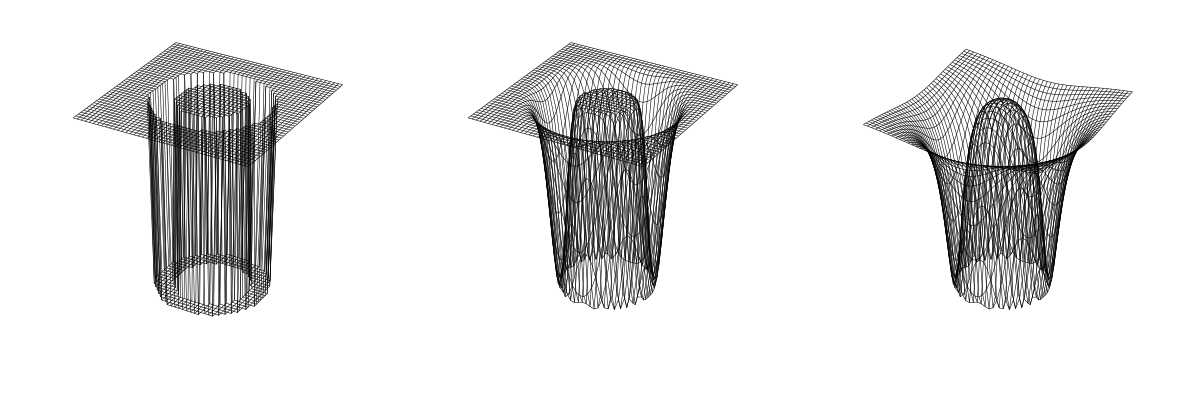

The Python source for this figure:
import sys
import numpy as np
import matplotlib.pyplot as plt
from mpl_toolkits.mplot3d import Axes3D  # noqa: F401
from libDIPUM.bandfilter import bandfilter

# Parameters
r = 12

# Ideal
H = np.fft.fftshift(bandfilter('ideal', 'reject', 512, 512, 128, 60))
H1 = H[::r, ::r]

# Gaussian
H = np.fft.fftshift(bandfilter('gaussian', 'reject', 512, 512, 128, 60))
H2 = H[::r, ::r]

# Butterworth
H = np.fft.fftshift(bandfilter('butterworth', 'reject', 512, 512, 128, 60, 1))
H3 = H[::r, ::r]

# Display figure 1 (mesh)
fig1 = plt.figure(figsize=(12, 4))

ax1 = fig1.add_subplot(1, 3, 1, projection='3d')
X, Y = np.meshgrid(np.arange(H1.shape[1]), np.arange(H1.shape[0]))
ax1.plot_wireframe(X, Y, H1, color='black', linewidth=0.4)
ax1.set_axis_off()
ax1.set_box_aspect((1, 1, 1))

ax2 = fig1.add_subplot(1, 3, 2, projection='3d')
X, Y = np.meshgrid(np.arange(H2.shape[1]), np.arange(H2.shape[0]))
ax2.plot_wireframe(X, Y, H2, color='black', linewidth=0.4)
ax2.set_axis_off()
ax2.set_box_aspect((1, 1, 1))

ax3 = fig1.add_subplot(1, 3, 3, projection='3d')
X, Y = np.meshgrid(np.arange(H3.shape[1]), np.arange(H3.shape[0]))
ax3.plot_wireframe(X, Y, H3, color='black', linewidth=0.4)
ax3.set_axis_off()
ax3.set_box_aspect((1, 1, 1))

plt.tight_layout()
plt.savefig('Figure462.png')

# Display figure 2 (images)
fig2, axes = plt.subplots(1, 3, figsize=(12, 4))

# autoscale like imshow(..., [])
def autoscale(img):
    img = np.asarray(img, dtype=float)
    img = img - img.min()
    maxv = img.max()
    if maxv > 0:
        img = img / maxv
    return img

axes[0].imshow(autoscale(H1), cmap='gray')
axes[0].axis('off')

axes[1].imshow(autoscale(H2), cmap='gray')
axes[1].axis('off')

axes[2].imshow(autoscale(H3), cmap='gray')
axes[2].axis('off')

plt.tight_layout()
plt.savefig('Figure463.png')
plt.show()
